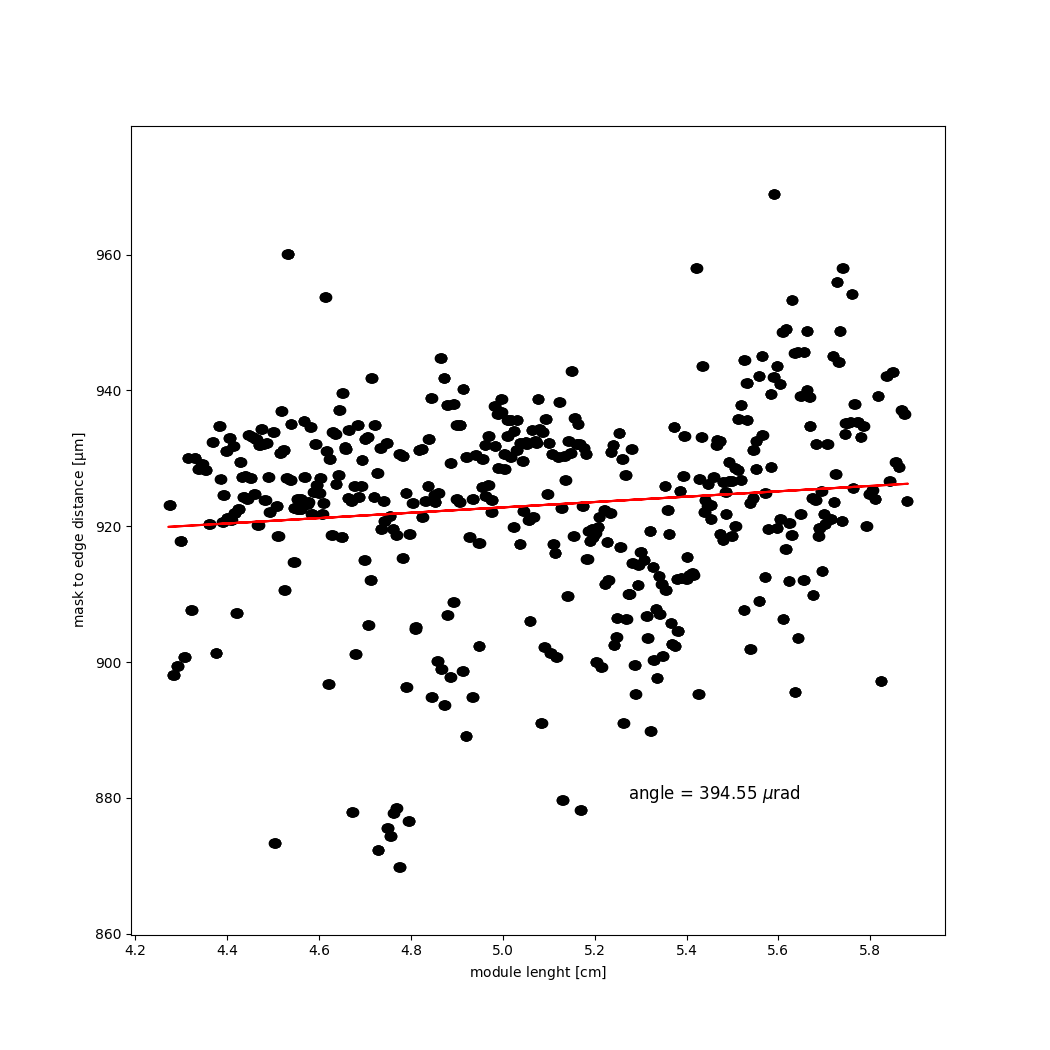

Generate this figure with Python:
import numpy as np
from numpy import genfromtxt
import matplotlib.pyplot as plt
data = genfromtxt('measurementB.csv', delimiter=' ')
x = data[:,0]/(1000.0*10.0)
dist = data[:,1]
Polynomial = np.polynomial.Polynomial

xmin, xmax = min(x), max(x)
ymin, ymax = min(dist)-10.0, max(dist)+10.0

pfit, stats = Polynomial.fit(x, dist, 1, full=True, window=(xmin, xmax), domain=(xmin,xmax))

plt.plot(x, dist,'o', color='k')
plt.plot(x, pfit(x), color='r')
axes = plt.gca()
axes.set_ylim([ymin,ymax])
plt.xlabel('module lenght [$\mathrm{cm}]$')
plt.ylabel('mask to edge distance [$\mathrm{\mu m}$]')
#shift_str = "max dist = " + str(pfit(10.0)-pfit(0)) + " $\mu \mathrm{m}$ " 
angle = round(( ( pfit(10.0)-pfit(0) )/ ( 0.1 * 1000.0 * 1000.0 ) )*1000.0*1000.0 , 2)
angle_str = "angle = " + str(angle) + " $\mu \mathrm{rad}$"

#plt.text(xmin+2, ymin+4, shift_str, fontsize=12)
plt.text(xmin+2, ymin+2, angle_str, fontsize=12)

fig = plt.gcf()
fig.set_size_inches(10.5, 10.5)
fig.savefig('fit.png', dpi=100)
#plt.show()
